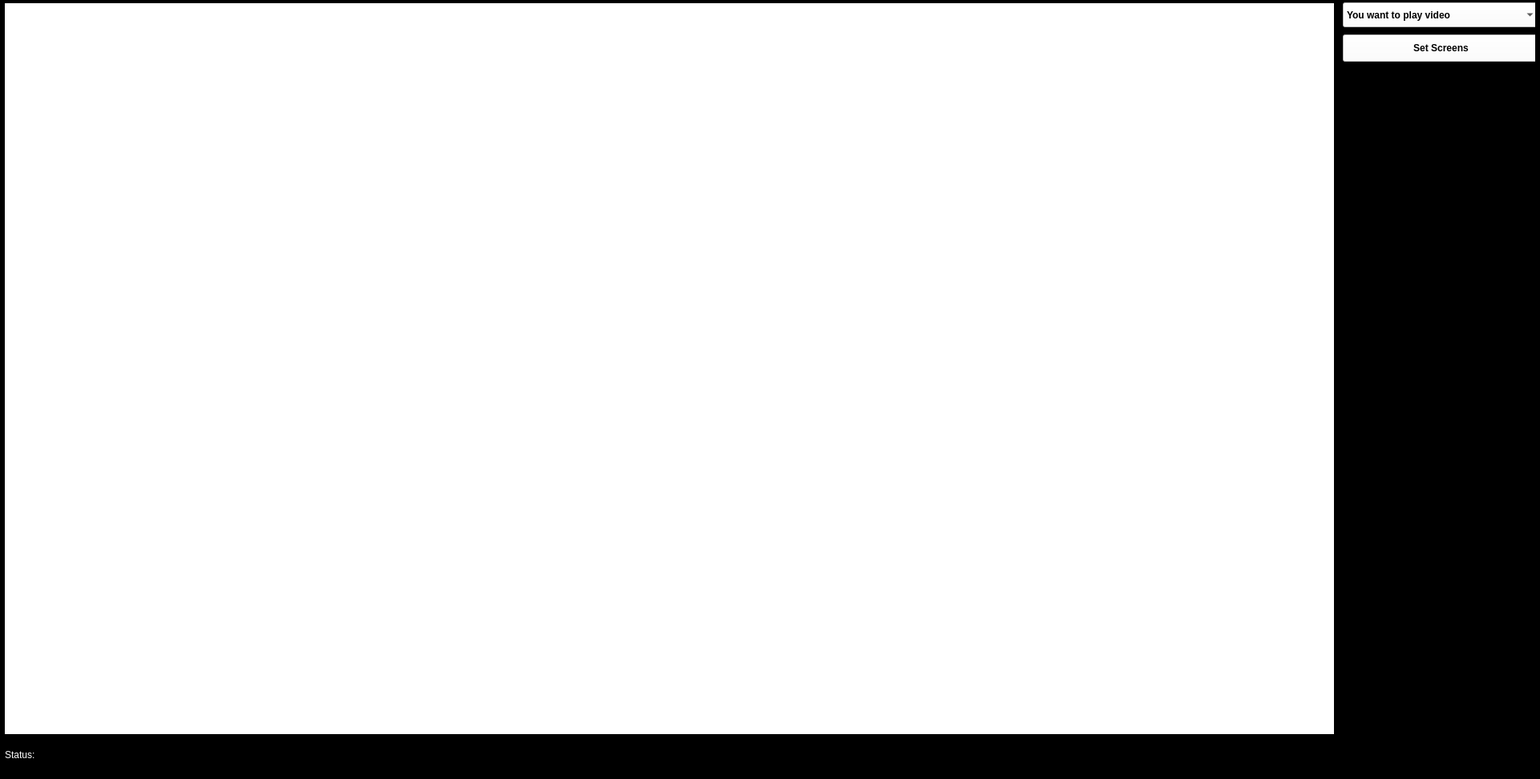
<?xml version="1.0" encoding="UTF-8"?>
<ui version="4.0">
 <class>MainWindow</class>
 <widget class="QMainWindow" name="MainWindow">
  <property name="geometry">
   <rect>
    <x>0</x>
    <y>0</y>
    <width>1921</width>
    <height>972</height>
   </rect>
  </property>
  <property name="minimumSize">
   <size>
    <width>800</width>
    <height>0</height>
   </size>
  </property>
  <property name="windowTitle">
   <string>MainWindow</string>
  </property>
  <property name="styleSheet">
   <string notr="true">background-color:black</string>
  </property>
  <widget class="QWidget" name="centralwidget">
   <property name="sizePolicy">
    <sizepolicy hsizetype="Ignored" vsizetype="Ignored">
     <horstretch>0</horstretch>
     <verstretch>0</verstretch>
    </sizepolicy>
   </property>
   <layout class="QHBoxLayout" name="horizontalLayout">
    <property name="spacing">
     <number>0</number>
    </property>
    <property name="leftMargin">
     <number>0</number>
    </property>
    <property name="topMargin">
     <number>0</number>
    </property>
    <property name="rightMargin">
     <number>0</number>
    </property>
    <property name="bottomMargin">
     <number>0</number>
    </property>
    <item>
     <widget class="QWidget" name="widget" native="true">
      <property name="sizePolicy">
       <sizepolicy hsizetype="Ignored" vsizetype="Ignored">
        <horstretch>0</horstretch>
        <verstretch>0</verstretch>
       </sizepolicy>
      </property>
      <property name="maximumSize">
       <size>
        <width>1910</width>
        <height>965</height>
       </size>
      </property>
      <property name="styleSheet">
       <string notr="true">background-color:black</string>
      </property>
      <layout class="QGridLayout" name="gridLayout">
       <property name="leftMargin">
        <number>0</number>
       </property>
       <property name="topMargin">
        <number>0</number>
       </property>
       <property name="rightMargin">
        <number>0</number>
       </property>
       <property name="bottomMargin">
        <number>0</number>
       </property>
       <property name="spacing">
        <number>0</number>
       </property>
       <item row="0" column="1">
        <widget class="QFrame" name="tool_bar">
         <property name="minimumSize">
          <size>
           <width>250</width>
           <height>0</height>
          </size>
         </property>
         <property name="maximumSize">
          <size>
           <width>200</width>
           <height>1000</height>
          </size>
         </property>
         <property name="styleSheet">
          <string notr="true">background-color:black</string>
         </property>
         <property name="frameShape">
          <enum>QFrame::StyledPanel</enum>
         </property>
         <property name="frameShadow">
          <enum>QFrame::Raised</enum>
         </property>
         <widget class="QComboBox" name="comboBox">
          <property name="geometry">
           <rect>
            <x>10</x>
            <y>0</y>
            <width>245</width>
            <height>31</height>
           </rect>
          </property>
          <property name="sizePolicy">
           <sizepolicy hsizetype="Preferred" vsizetype="Preferred">
            <horstretch>0</horstretch>
            <verstretch>0</verstretch>
           </sizepolicy>
          </property>
          <property name="minimumSize">
           <size>
            <width>245</width>
            <height>31</height>
           </size>
          </property>
          <property name="font">
           <font>
            <weight>75</weight>
            <bold>true</bold>
           </font>
          </property>
          <property name="styleSheet">
           <string notr="true">background-color:white</string>
          </property>
          <property name="maxVisibleItems">
           <number>8</number>
          </property>
          <item>
           <property name="text">
            <string>You want to play video</string>
           </property>
          </item>
          <item>
           <property name="text">
            <string>You want to play camera</string>
           </property>
          </item>
         </widget>
         <widget class="QPushButton" name="pushButton">
          <property name="geometry">
           <rect>
            <x>10</x>
            <y>40</y>
            <width>245</width>
            <height>34</height>
           </rect>
          </property>
          <property name="minimumSize">
           <size>
            <width>245</width>
            <height>31</height>
           </size>
          </property>
          <property name="font">
           <font>
            <weight>75</weight>
            <bold>true</bold>
           </font>
          </property>
          <property name="styleSheet">
           <string notr="true">background-color:white</string>
          </property>
          <property name="text">
           <string>Set Screens</string>
          </property>
         </widget>
        </widget>
       </item>
       <item row="0" column="0">
        <widget class="QFrame" name="screen_frame_1">
         <property name="minimumSize">
          <size>
           <width>0</width>
           <height>0</height>
          </size>
         </property>
         <property name="layoutDirection">
          <enum>Qt::LeftToRight</enum>
         </property>
         <property name="frameShape">
          <enum>QFrame::StyledPanel</enum>
         </property>
         <property name="frameShadow">
          <enum>QFrame::Raised</enum>
         </property>
         <layout class="QVBoxLayout" name="verticalLayout">
          <property name="spacing">
           <number>1</number>
          </property>
          <property name="leftMargin">
           <number>0</number>
          </property>
          <property name="topMargin">
           <number>0</number>
          </property>
          <property name="rightMargin">
           <number>0</number>
          </property>
          <property name="bottomMargin">
           <number>0</number>
          </property>
          <item>
           <widget class="QLabel" name="screen_1">
            <property name="sizePolicy">
             <sizepolicy hsizetype="Preferred" vsizetype="Preferred">
              <horstretch>0</horstretch>
              <verstretch>0</verstretch>
             </sizepolicy>
            </property>
            <property name="minimumSize">
             <size>
              <width>0</width>
              <height>0</height>
             </size>
            </property>
            <property name="maximumSize">
             <size>
              <width>16777215</width>
              <height>16777215</height>
             </size>
            </property>
            <property name="layoutDirection">
             <enum>Qt::LeftToRight</enum>
            </property>
            <property name="styleSheet">
             <string notr="true">background-color:white</string>
            </property>
            <property name="lineWidth">
             <number>1</number>
            </property>
            <property name="text">
             <string/>
            </property>
            <property name="scaledContents">
             <bool>true</bool>
            </property>
            <property name="alignment">
             <set>Qt::AlignCenter</set>
            </property>
           </widget>
          </item>
          <item>
           <widget class="QLabel" name="label">
            <property name="minimumSize">
             <size>
              <width>0</width>
              <height>0</height>
             </size>
            </property>
            <property name="maximumSize">
             <size>
              <width>16777215</width>
              <height>50</height>
             </size>
            </property>
            <property name="styleSheet">
             <string notr="true">color:white</string>
            </property>
            <property name="text">
             <string>Status:</string>
            </property>
           </widget>
          </item>
         </layout>
        </widget>
       </item>
      </layout>
     </widget>
    </item>
   </layout>
  </widget>
 </widget>
 <resources/>
 <connections/>
</ui>
